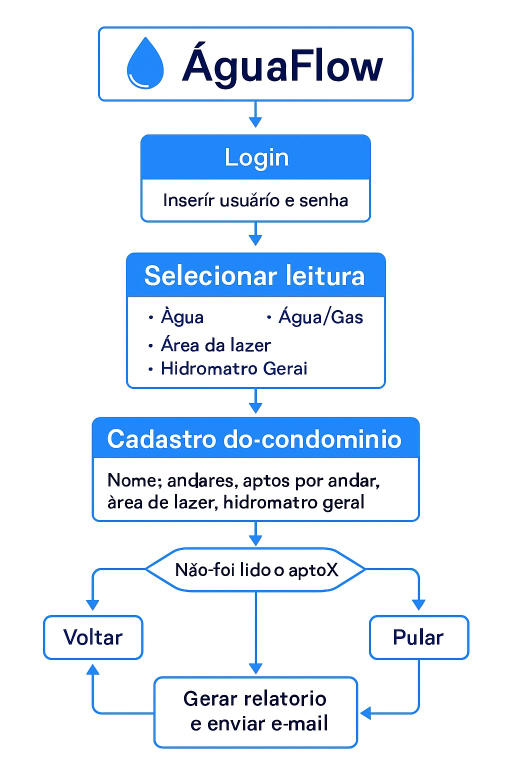
#> input picture Fluxograma.jpeg, 1024 x 1536 px (shown at 1/2 size); its folder holds only this picture in this run
$ python testar_ocr_massa.py
#> lines starting #> are read from the running program, lines starting #| are printed output that depends on the picture; after the words box and inside, x2 and y2 are one past the last pixel; in counts of white or black regions, pixels touching at a corner belong together
### leitor_ocr.py
import cv2
import pytesseract
import numpy as np
import os
import re

pytesseract.pytesseract.tesseract_cmd = r'C:\Program Files\Tesseract-OCR\tesseract.exe'


def processar_e_ler(imagem):
    """Configuração otimizada para leitura de dígitos em hidrômetros"""
    config = '--psm 6 --oem 3 -c tessedit_char_whitelist=0123456789'
    texto = pytesseract.image_to_string(imagem, config=config)
    # Filtra sequências de 4 a 7 dígitos
    busca = re.findall(r'\d{4,7}', texto)
    return busca[0] if busca else None


def extrair_dados_fluxo(origem):
#> called with origem = 'Fluxograma.jpeg'
    try:
        if isinstance(origem, str):
            img_array = np.fromfile(origem, np.uint8)
            frame = cv2.imdecode(img_array, cv2.IMREAD_COLOR)
#> frame is the input picture: shape (1536, 1024, 3); mean B, G, R 247.9, 235.2, 224.5
        else:
            frame = origem
        if frame is None:
            return None, None

        h_f, w_f = frame.shape[:2]
#> h_f = 1536; w_f = 1024

        # --- ESTRATÉGIA EM CASCATA ---
        # 1. Tentativa com FOCO CENTRAL (Evita seriais e marcas)
        corte_focado = frame[int(h_f*0.35):int(h_f*0.75),
                             int(w_f*0.10):int(w_f*0.90)]
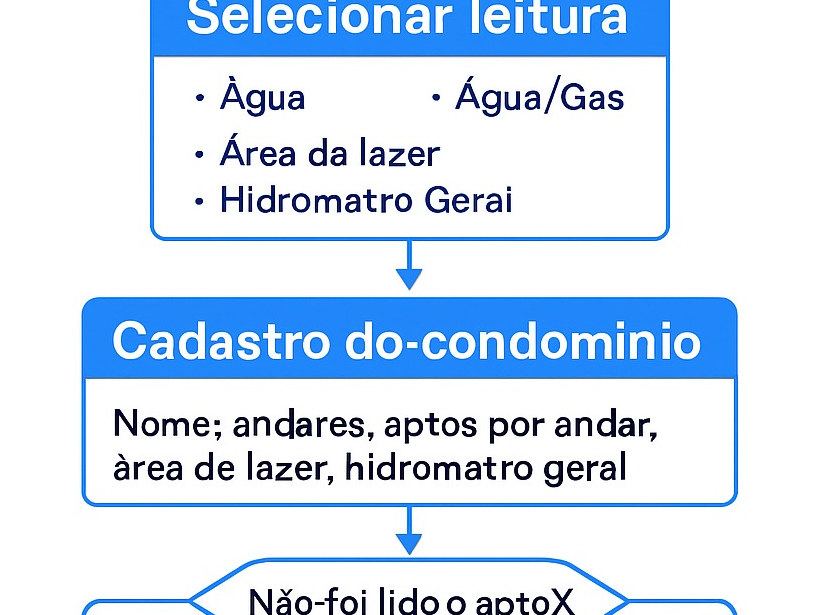
#> corte_focado: shape (615, 819, 3); mean B, G, R 244.3, 225.5, 209.3

        # 2. Tentativa com FOTO INTEIRA (Caso o visor esteja fora do centro)
        tentativas = [corte_focado, frame]

        for img_alvo in tentativas:
            cinza = cv2.cvtColor(img_alvo, cv2.COLOR_BGR2GRAY)
            cinza = cv2.resize(cinza, None, fx=2, fy=2,
                               interpolation=cv2.INTER_CUBIC)

            # Teste A: Otsu Normal
            _, t1 = cv2.threshold(
                cinza, 0, 255, cv2.THRESH_BINARY + cv2.THRESH_OTSU)
            res = processar_e_ler(t1)
            if res:
                cv2.imwrite("visao_do_visor.png", t1)
                return "Identificado", res

            # Teste B: Adaptativo Invertido
            t2 = cv2.adaptiveThreshold(cinza, 255, cv2.ADAPTIVE_THRESH_GAUSSIAN_C,
                                       cv2.THRESH_BINARY_INV, 25, 11)
            res = processar_e_ler(t2)
            if res:
                cv2.imwrite("visao_do_visor.png", t2)
                return "Identificado", res
#> this loop made 1 pass
#> pass 1, in extrair_dados_fluxo, `cinza = cv2.cvtColor(img_alvo, cv2.COLOR_BGR2GRAY)`:
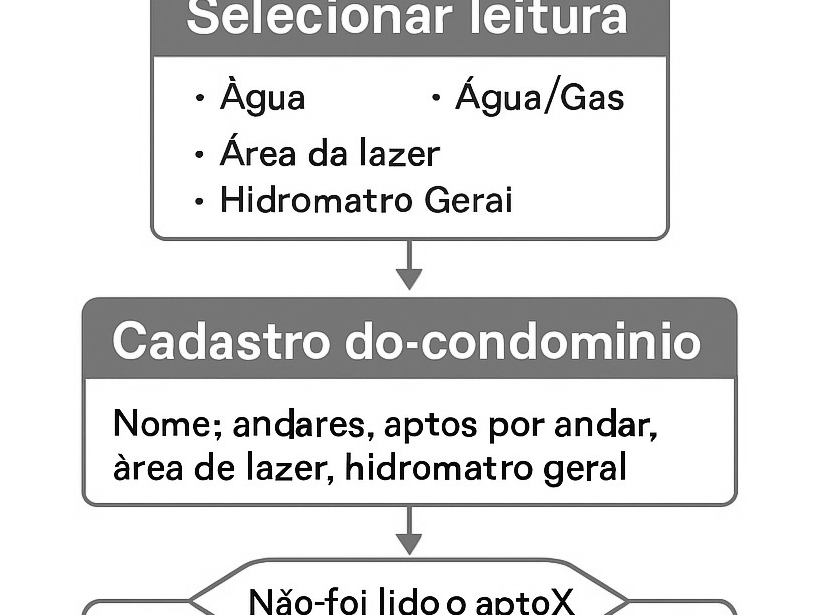
#> cinza: shape (615, 819); min 0, max 255, mean 222.8
#> pass 1, in extrair_dados_fluxo, `_, t1 = cv2.threshold( cinza, 0, 255, cv2.THRESH_BINARY + cv2.THRESH_O..`:
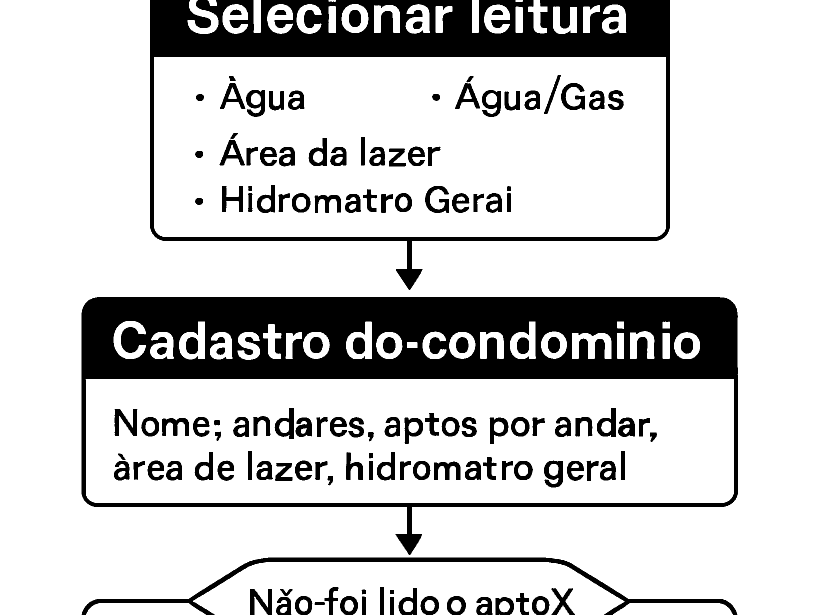
#> t1: shape (1230, 1638) (shown at 1/2 size); 80.1% white; 143 black regions, largest, box (x1, y1, x2, y2) and area: (163, 594, 1476, 1110) 191764, (300, 0, 1340, 580) 107225, (163, 1115, 1475, 1230) 12880

        return "Não identificado", None

    except Exception as e:
        print(f"Erro: {e}")
        return None, None

### testar_ocr_massa.py
import leitor_ocr
import os
import glob

# Busca imagens
extensoes = ["*.jpg", "*.jpeg", "*.png"]
fotos = []
for ext in extensoes:
    fotos.extend(glob.glob(ext))

# Filtra imagens de diagnóstico e de sistema
fotos = [f for f in fotos if "visao_" not in f and "logo" not in f]

print(f"\n{'='*60}")
print(f"🚀 SISTEMA ÁGUA FLOW - IDENTIFICAÇÃO + CONSUMO")
print(f"{'='*60}")

if fotos:
    for arquivo in fotos:
        print(f"\n📸 ANALISANDO: {arquivo}")

        # Agora recebemos dois valores: Apto (do QR Code) e Leitura (do Visor)
#> (the run stopped early here; a loop or call above may not have finished)
